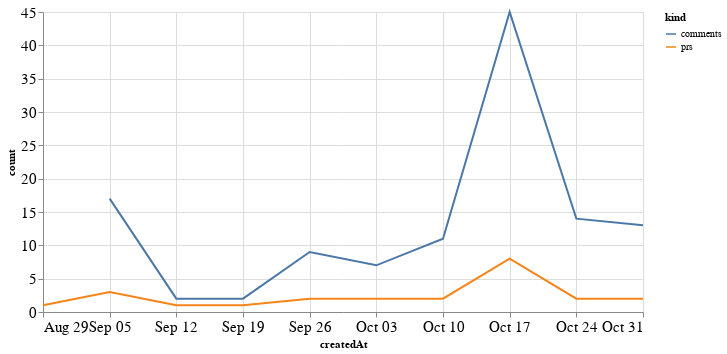

Notebook code for this chart:
### Code cell
alt.Chart(total_time, width=600).mark_line().encode(
    x='createdAt',
    y='count',
    color='kind'
)

### Figure 1 — Vega-Lite specification as saved in the notebook (floating-point values rounded to 4 significant figures)
{"config": {"axisLeft": {"labelFontSize": 15}, "axisBottom": {"labelFontSize": 15}}, "data": {"name": "data-bc3a14c7da423206b8d0492d3991265b"}, "mark": "line", "encoding": {"color": {"type": "nominal", "field": "kind"}, "x": {"type": "temporal", "field": "createdAt"}, "y": {"type": "quantitative", "field": "count"}}, "width": 600, "$schema": "https://vega.github.io/schema/vega-lite/v4.8.1.json", "datasets": {"data-bc3a14c7da423206b8d0492d3991265b": [{"createdAt": "2021-08-29T00:00:00", "kind": "prs", "count": 1.0}, {"createdAt": "2021-09-05T00:00:00", "kind": "prs", "count": 3.0}, {"createdAt": "2021-09-12T00:00:00", "kind": "prs", "count": 1.0}, {"createdAt": "2021-09-19T00:00:00", "kind": "prs", "count": 1.0}, {"createdAt": "2021-09-26T00:00:00", "kind": "prs", "count": 2.0}, {"createdAt": "2021-10-03T00:00:00", "kind": "prs", "count": 2.0}, {"createdAt": "2021-10-10T00:00:00", "kind": "prs", "count": 2.0}, {"createdAt": "2021-10-17T00:00:00", "kind": "prs", "count": 8.0}, {"createdAt": "2021-10-24T00:00:00", "kind": "prs", "count": 2.0}, {"createdAt": "2021-10-31T00:00:00", "kind": "prs", "count": 2.0}, {"createdAt": "2021-08-29T00:00:00", "kind": "comments", "count": null}, {"createdAt": "2021-09-05T00:00:00", "kind": "comments", "count": 17.0}, {"createdAt": "2021-09-12T00:00:00", "kind": "comments", "count": 2.0}, {"createdAt": "2021-09-19T00:00:00", "kind": "comments", "count": 2.0}, {"createdAt": "2021-09-26T00:00:00", "kind": "comments", "count": 9.0}, {"createdAt": "2021-10-03T00:00:00", "kind": "comments", "count": 7.0}, {"createdAt": "2021-10-10T00:00:00", "kind": "comments", "count": 11.0}, {"createdAt": "2021-10-17T00:00:00", "kind": "comments", "count": 45.0}, {"createdAt": "2021-10-24T00:00:00", "kind": "comments", "count": 14.0}, {"createdAt": "2021-10-31T00:00:00", "kind": "comments", "count": 13.0}]}}
